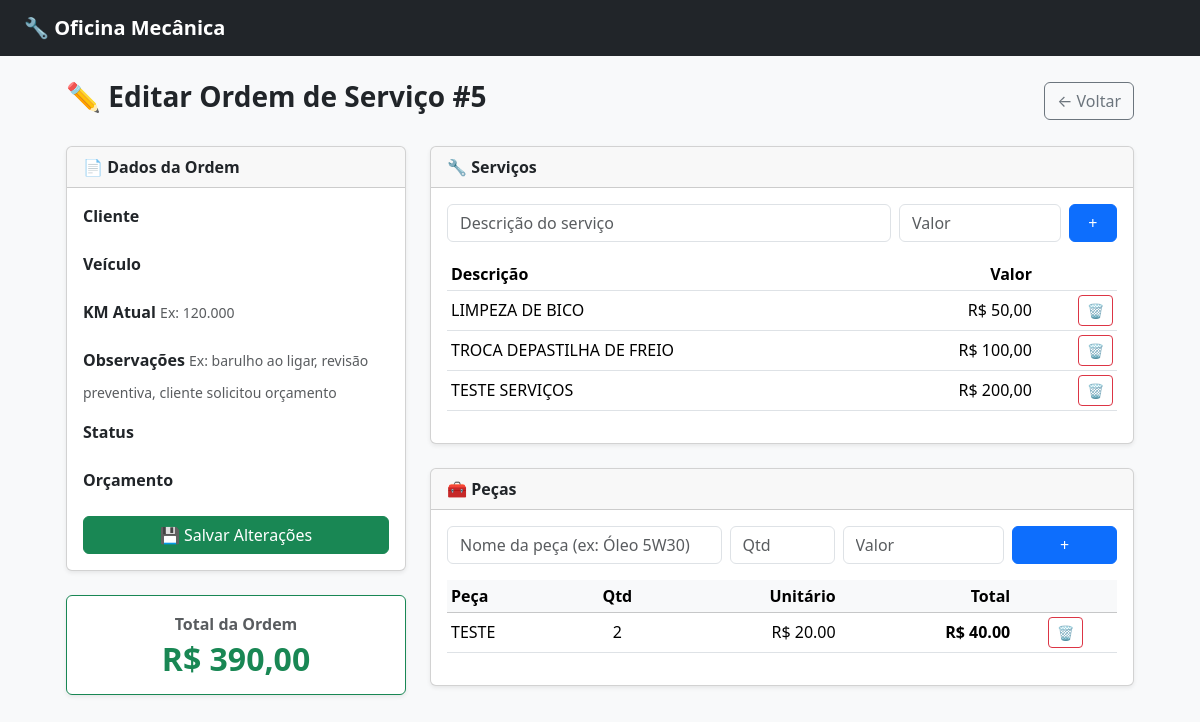
The page /ordens/5/editar/ on the database its author committed.
### core/models.py (models this page shows, shortened)
class OrdemServico(models.Model):
    cliente = models.ForeignKey(Cliente, on_delete=models.CASCADE)
    veiculo = models.ForeignKey(Veiculo, on_delete=models.CASCADE)
    km = models.IntegerField()
    observacao = models.TextField(blank=True)
    status = models.CharField(
        max_length=20,
        choices=STATUS_CHOICES,
        default='aberta'
    )
    criado_em = models.DateTimeField(auto_now_add=True)
    atualizado_em = models.DateTimeField(auto_now=True)
    orcamento = models.ForeignKey(
        Orcamento,
        on_delete=models.SET_NULL,
        null=True,
        blank=True
    )

class ServicoOS(models.Model):
    ordem_servico = models.ForeignKey(
        OrdemServico,
        related_name='servicos',
        on_delete=models.CASCADE
    )
    descricao = models.CharField(max_length=255)
    valor = models.DecimalField(max_digits=10, decimal_places=2)

class PecaOS(models.Model):
    ordem_servico = models.ForeignKey(
        OrdemServico,
        related_name='pecas',
        on_delete=models.CASCADE
    )
    nome = models.CharField(max_length=150)
    quantidade = models.IntegerField()
    valor_unitario = models.DecimalField(max_digits=10, decimal_places=2)
    @property
    def total(self):
        return self.quantidade * self.valor_unitario

### core/views.py (the view, shortened to what this page needs)
# urls.py: path('ordens/<int:pk>/editar/', views.ordem_edit, name='ordem_edit'),
def ordem_edit(request, pk):
    ordem = get_object_or_404(OrdemServico, pk=pk)
    servico_form = ServicoOSForm()
    peca_form = PecaInlineForm()
    total_servicos = sum(
        (s.valor or Decimal('0.00')) for s in ordem.servicos.all()
    )
    total_pecas = sum(
        (p.total or Decimal('0.00')) for p in ordem.pecas.all()
    )
    total_ordem = total_servicos + total_pecas
    return render(request, 'ordens/edit.html', {
        'ordem': ordem,
        'servico_form': servico_form,
        'peca_form': peca_form,
        'total_ordem': total_ordem,
    })

### core/forms.py
class ServicoOSForm(forms.ModelForm):
    class Meta:
        model = ServicoOS
        fields = ['descricao', 'valor']
        widgets = {
            'descricao': forms.TextInput(attrs={
                'class': 'form-control',
                'placeholder': 'Descrição do serviço'
            }),
            'valor': forms.NumberInput(attrs={
                'class': 'form-control',
                'step': '0.01',
                'placeholder': 'Valor'
            }),
        }

class PecaInlineForm(forms.Form):
    nome = forms.CharField(
        label='',
        widget=forms.TextInput(attrs={
            'class': 'form-control',
            'placeholder': 'Nome da peça (ex: Óleo 5W30)'
        })
    )
    quantidade = forms.IntegerField(
        label='',
        min_value=1,
        widget=forms.NumberInput(attrs={
            'class': 'form-control',
            'placeholder': 'Qtd'
        })
    )
    valor_unitario = forms.DecimalField(
        label='',
        max_digits=10,
        decimal_places=2,
        widget=forms.NumberInput(attrs={
            'class': 'form-control',
            'placeholder': 'Valor'
        })
    )

### core/templatetags/br_filters.py (called while the page is built)
@register.filter
def br_moeda(valor):
    try:
        valor = float(valor)
        return f"R$ {valor:,.2f}".replace(",", "X").replace(".", ",").replace("X", ".")
    except:
        return "R$ 0,00"

### core/templates/ordens/edit.html (shortened to what this page needs)
{% extends "base.html" %}
{% load br_filters %}
{% block content %}
<div class="container-fluid px-4">
    <div class="d-flex justify-content-between align-items-center mb-4">
        <h3 class="fw-bold">
            ✏️ Editar Ordem de Serviço #{{ ordem.id }}
        </h3>
        <a href="{% url 'ordem_list' %}" class="btn btn-outline-secondary">
            ← Voltar
        </a>
    </div>
    <div class="row g-4">
        <div class="col-lg-4">
            <div class="card shadow-sm mb-4">
                <div class="card-header fw-bold">
                    📄 Dados da Ordem
                </div>
                <div class="card-body">
                    <form method="post">
                        <div class="mb-3">
                            <label class="form-label fw-semibold">Cliente</label>
                        </div>
                        <div class="mb-3">
                            <label class="form-label fw-semibold">Veículo</label>
                        </div>
                        <div class="mb-3">
                            <label class="form-label fw-semibold">KM Atual</label>
                            <small class="text-muted">Ex: 120.000</small>
                        </div>
                        <div class="mb-3">
                            <label class="form-label fw-semibold">Observações</label>
                            <small class="text-muted">
                                Ex: barulho ao ligar, revisão preventiva, cliente solicitou orçamento
                            </small>
                        </div>
                        <div class="mb-3">
                            <label class="form-label fw-semibold">Status</label>
                        </div>
                        <div class="mb-3">
                            <label class="form-label fw-semibold">Orçamento</label>
                        </div>
                        <button
                          type="submit"
                          name="save_ordem"
                          class="btn btn-success w-100"
                        >
                          💾 Salvar Alterações
                        </button>
                    </form>
                </div>
            </div>
            <div class="card border-success shadow-sm">
                <div class="card-body text-center">
                    <div class="fw-semibold text-muted mb-1">
                        Total da Ordem
                    </div>
                    <h2 class="fw-bold text-success mb-0">
                        {{ total_ordem|br_moeda }}
                    </h2>
                </div>
            </div>
        </div>
        <div class="col-lg-8">
            <div class="card shadow-sm mb-4">
                <div class="card-header d-flex justify-content-between align-items-center">
                    <span class="fw-bold">🔧 Serviços</span>
                </div>
                <div class="card-body">
                    <form method="post" class="row g-2 mb-3">
                        <div class="col-md-8">
                            {{ servico_form.descricao }}
                        </div>
                        <div class="col-md-3">
                            {{ servico_form.valor }}
                        </div>
                        <div class="col-md-1 d-grid">
                            <button type="submit" name="add_servico" class="btn btn-primary">
                                    +
                                  </button>
                        </div>
                    </form>
                    <table class="table table-sm align-middle">
                        <thead>
                            <tr>
                                <th>Descrição</th>
                                <th class="text-end">Valor</th>
                                <th></th>
                            </tr>
                        </thead>
                        <tbody>
                            {% for s in ordem.servicos.all %}
                            <tr>
                                <td>{{ s.descricao }}</td>
                                <td class="text-end">{{ s.valor|br_moeda }}</td>
                                <td class="text-end">
                                    <a href="{% url 'servico_delete' s.id %}"
                                       class="btn btn-sm btn-outline-danger">
                                        🗑
                                    </a>
                                </td>
                            </tr>
                            {% empty %}
                            <tr>
                                <td colspan="3" class="text-center text-muted">
                                    Nenhum serviço adicionado
                                </td>
                            </tr>
                            {% endfor %}
                        </tbody>
                    </table>
                </div>
            </div>
<div class="card shadow-sm mb-4">
    <div class="card-header fw-bold">
        🧰 Peças
    </div>
    <div class="card-body">
        <form method="post" class="row g-2 align-items-end mb-3">
            <div class="col-md-5">
                {{ peca_form.nome }}
            </div>
            <div class="col-md-2">
                {{ peca_form.quantidade }}
            </div>
            <div class="col-md-3">
                {{ peca_form.valor_unitario }}
            </div>
            <div class="col-md-2 d-grid">
                <button type="submit"
                        name="add_peca"
                        class="btn btn-primary">
                    +
                </button>
            </div>
        </form>
        <div class="table-responsive">
            <table class="table table-sm align-middle">
                <thead class="table-light">
                    <tr>
                        <th>Peça</th>
                        <th class="text-center">Qtd</th>
                        <th class="text-end">Unitário</th>
                        <th class="text-end">Total</th>
                        <th class="text-center"></th>
                    </tr>
                </thead>
                <tbody>
                    {% for p in ordem.pecas.all %}
                    <tr>
                        <td>{{ p.nome }}</td>
                        <td class="text-center">{{ p.quantidade }}</td>
                        <td class="text-end">R$ {{ p.valor_unitario|floatformat:2 }}</td>
                        <td class="text-end fw-bold">R$ {{ p.total|floatformat:2 }}</td>
                        <td class="text-center">
                            <a href="{% url 'peca_delete' p.id %}"
                               class="btn btn-outline-danger btn-sm">
                                🗑
                            </a>
                        </td>
                    </tr>
                    {% empty %}
                    <tr>
                        <td colspan="5" class="text-center text-muted">
                            Nenhuma peça adicionada
                        </td>
                    </tr>
                    {% endfor %}
                </tbody>
            </table>
        </div>
    </div>
</div>
{% endblock %}

### rows shown on the page
OrdemServico: id "5"
ServicoOS: descricao "LIMPEZA DE BICO", valor|br_moeda "R$ 50,00"
ServicoOS: descricao "TROCA DEPASTILHA DE FREIO", valor|br_moeda "R$ 100,00"
ServicoOS: descricao "TESTE SERVIÇOS", valor|br_moeda "R$ 200,00"
PecaOS: nome "TESTE", quantidade "2", valor_unitario "20.00", total "40.00"

### other values the page prints
{{ total_ordem|br_moeda }} "R$ 390,00"
